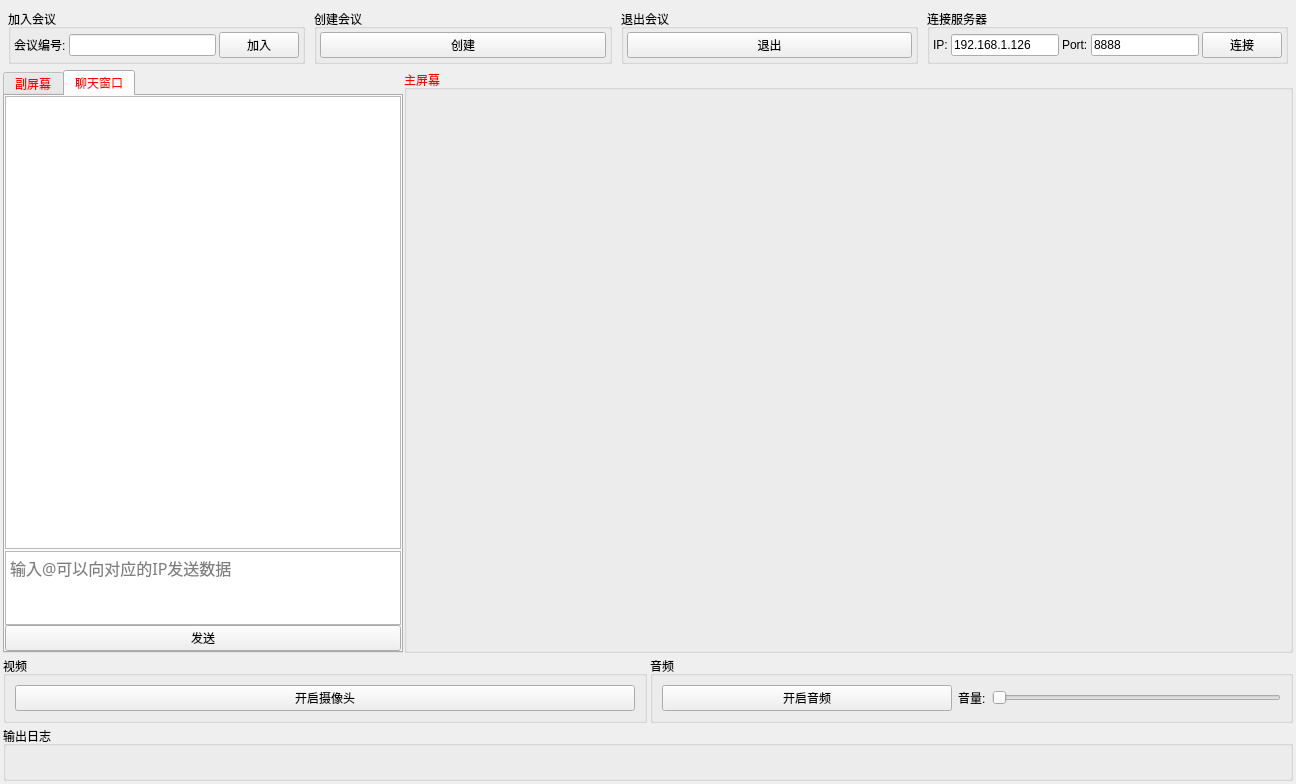
<?xml version="1.0" encoding="UTF-8"?>
<ui version="4.0">
 <class>Widget</class>
 <widget class="QWidget" name="Widget">
  <property name="enabled">
   <bool>true</bool>
  </property>
  <property name="geometry">
   <rect>
    <x>0</x>
    <y>0</y>
    <width>1296</width>
    <height>784</height>
   </rect>
  </property>
  <property name="sizePolicy">
   <sizepolicy hsizetype="Preferred" vsizetype="Fixed">
    <horstretch>0</horstretch>
    <verstretch>0</verstretch>
   </sizepolicy>
  </property>
  <property name="minimumSize">
   <size>
    <width>900</width>
    <height>600</height>
   </size>
  </property>
  <property name="windowTitle">
   <string>云会议</string>
  </property>
  <layout class="QVBoxLayout" name="verticalLayout">
   <property name="spacing">
    <number>3</number>
   </property>
   <property name="leftMargin">
    <number>3</number>
   </property>
   <property name="topMargin">
    <number>3</number>
   </property>
   <property name="rightMargin">
    <number>3</number>
   </property>
   <property name="bottomMargin">
    <number>3</number>
   </property>
   <item>
    <layout class="QHBoxLayout" name="horizontalLayout">
     <property name="spacing">
      <number>9</number>
     </property>
     <property name="leftMargin">
      <number>5</number>
     </property>
     <property name="topMargin">
      <number>6</number>
     </property>
     <property name="rightMargin">
      <number>5</number>
     </property>
     <property name="bottomMargin">
      <number>3</number>
     </property>
     <item>
      <widget class="QGroupBox" name="joinmeetBox">
       <property name="sizePolicy">
        <sizepolicy hsizetype="Expanding" vsizetype="Fixed">
         <horstretch>0</horstretch>
         <verstretch>0</verstretch>
        </sizepolicy>
       </property>
       <property name="cursor">
        <cursorShape>ArrowCursor</cursorShape>
       </property>
       <property name="title">
        <string>加入会议</string>
       </property>
       <layout class="QHBoxLayout" name="horizontalLayout_2">
        <property name="spacing">
         <number>3</number>
        </property>
        <property name="leftMargin">
         <number>3</number>
        </property>
        <property name="topMargin">
         <number>3</number>
        </property>
        <property name="rightMargin">
         <number>3</number>
        </property>
        <property name="bottomMargin">
         <number>3</number>
        </property>
        <item>
         <widget class="QLabel" name="joinmeet_label">
          <property name="text">
           <string>会议编号:</string>
          </property>
         </widget>
        </item>
        <item>
         <widget class="QLineEdit" name="meetno"/>
        </item>
        <item>
         <widget class="QPushButton" name="joinmeetBtn">
          <property name="cursor">
           <cursorShape>ArrowCursor</cursorShape>
          </property>
          <property name="text">
           <string>加入</string>
          </property>
         </widget>
        </item>
       </layout>
      </widget>
     </item>
     <item>
      <widget class="QGroupBox" name="createmeetBox">
       <property name="sizePolicy">
        <sizepolicy hsizetype="Expanding" vsizetype="Fixed">
         <horstretch>0</horstretch>
         <verstretch>0</verstretch>
        </sizepolicy>
       </property>
       <property name="cursor">
        <cursorShape>ArrowCursor</cursorShape>
       </property>
       <property name="title">
        <string>创建会议</string>
       </property>
       <layout class="QHBoxLayout" name="horizontalLayout_3">
        <property name="spacing">
         <number>3</number>
        </property>
        <property name="leftMargin">
         <number>3</number>
        </property>
        <property name="topMargin">
         <number>3</number>
        </property>
        <property name="rightMargin">
         <number>3</number>
        </property>
        <property name="bottomMargin">
         <number>3</number>
        </property>
        <item>
         <widget class="QPushButton" name="createmeetBtn">
          <property name="cursor">
           <cursorShape>ArrowCursor</cursorShape>
          </property>
          <property name="text">
           <string>创建</string>
          </property>
         </widget>
        </item>
       </layout>
      </widget>
     </item>
     <item>
      <widget class="QGroupBox" name="exitmeetBox">
       <property name="sizePolicy">
        <sizepolicy hsizetype="Expanding" vsizetype="Fixed">
         <horstretch>0</horstretch>
         <verstretch>0</verstretch>
        </sizepolicy>
       </property>
       <property name="cursor">
        <cursorShape>ArrowCursor</cursorShape>
       </property>
       <property name="title">
        <string>退出会议</string>
       </property>
       <layout class="QHBoxLayout" name="horizontalLayout_4">
        <property name="spacing">
         <number>3</number>
        </property>
        <property name="leftMargin">
         <number>3</number>
        </property>
        <property name="topMargin">
         <number>3</number>
        </property>
        <property name="rightMargin">
         <number>3</number>
        </property>
        <property name="bottomMargin">
         <number>3</number>
        </property>
        <item>
         <widget class="QPushButton" name="exitmeetBtn">
          <property name="cursor">
           <cursorShape>ArrowCursor</cursorShape>
          </property>
          <property name="text">
           <string>退出</string>
          </property>
         </widget>
        </item>
       </layout>
      </widget>
     </item>
     <item>
      <widget class="QGroupBox" name="groupBox_4">
       <property name="title">
        <string>连接服务器</string>
       </property>
       <layout class="QHBoxLayout" name="horizontalLayout_7">
        <property name="spacing">
         <number>3</number>
        </property>
        <property name="leftMargin">
         <number>3</number>
        </property>
        <property name="topMargin">
         <number>3</number>
        </property>
        <property name="rightMargin">
         <number>3</number>
        </property>
        <property name="bottomMargin">
         <number>3</number>
        </property>
        <item>
         <widget class="QLabel" name="label">
          <property name="text">
           <string>IP:</string>
          </property>
         </widget>
        </item>
        <item>
         <widget class="QLineEdit" name="ip">
          <property name="sizePolicy">
           <sizepolicy hsizetype="Minimum" vsizetype="Fixed">
            <horstretch>0</horstretch>
            <verstretch>0</verstretch>
           </sizepolicy>
          </property>
          <property name="minimumSize">
           <size>
            <width>0</width>
            <height>0</height>
           </size>
          </property>
          <property name="text">
           <string>192.168.1.126</string>
          </property>
         </widget>
        </item>
        <item>
         <widget class="QLabel" name="label_2">
          <property name="text">
           <string>Port:</string>
          </property>
         </widget>
        </item>
        <item>
         <widget class="QLineEdit" name="port">
          <property name="sizePolicy">
           <sizepolicy hsizetype="Minimum" vsizetype="Fixed">
            <horstretch>0</horstretch>
            <verstretch>0</verstretch>
           </sizepolicy>
          </property>
          <property name="maximumSize">
           <size>
            <width>300</width>
            <height>16777215</height>
           </size>
          </property>
          <property name="text">
           <string>8888</string>
          </property>
         </widget>
        </item>
        <item>
         <widget class="QPushButton" name="connServer">
          <property name="text">
           <string>连接</string>
          </property>
         </widget>
        </item>
       </layout>
      </widget>
     </item>
    </layout>
   </item>
   <item>
    <layout class="QHBoxLayout" name="horizontalLayout_5">
     <property name="spacing">
      <number>1</number>
     </property>
     <item>
      <widget class="QTabWidget" name="tabWidget">
       <property name="sizePolicy">
        <sizepolicy hsizetype="Minimum" vsizetype="Expanding">
         <horstretch>0</horstretch>
         <verstretch>0</verstretch>
        </sizepolicy>
       </property>
       <property name="minimumSize">
        <size>
         <width>400</width>
         <height>0</height>
        </size>
       </property>
       <property name="palette">
        <palette>
         <active>
          <colorrole role="WindowText">
           <brush brushstyle="SolidPattern">
            <color alpha="255">
             <red>255</red>
             <green>0</green>
             <blue>0</blue>
            </color>
           </brush>
          </colorrole>
          <colorrole role="Text">
           <brush brushstyle="SolidPattern">
            <color alpha="255">
             <red>255</red>
             <green>0</green>
             <blue>0</blue>
            </color>
           </brush>
          </colorrole>
          <colorrole role="PlaceholderText">
           <brush brushstyle="SolidPattern">
            <color alpha="128">
             <red>255</red>
             <green>0</green>
             <blue>0</blue>
            </color>
           </brush>
          </colorrole>
         </active>
         <inactive>
          <colorrole role="WindowText">
           <brush brushstyle="SolidPattern">
            <color alpha="255">
             <red>255</red>
             <green>0</green>
             <blue>0</blue>
            </color>
           </brush>
          </colorrole>
          <colorrole role="Text">
           <brush brushstyle="SolidPattern">
            <color alpha="255">
             <red>255</red>
             <green>0</green>
             <blue>0</blue>
            </color>
           </brush>
          </colorrole>
          <colorrole role="PlaceholderText">
           <brush brushstyle="SolidPattern">
            <color alpha="128">
             <red>255</red>
             <green>0</green>
             <blue>0</blue>
            </color>
           </brush>
          </colorrole>
         </inactive>
         <disabled>
          <colorrole role="WindowText">
           <brush brushstyle="SolidPattern">
            <color alpha="255">
             <red>120</red>
             <green>120</green>
             <blue>120</blue>
            </color>
           </brush>
          </colorrole>
          <colorrole role="Text">
           <brush brushstyle="SolidPattern">
            <color alpha="255">
             <red>120</red>
             <green>120</green>
             <blue>120</blue>
            </color>
           </brush>
          </colorrole>
          <colorrole role="PlaceholderText">
           <brush brushstyle="SolidPattern">
            <color alpha="128">
             <red>0</red>
             <green>0</green>
             <blue>0</blue>
            </color>
           </brush>
          </colorrole>
         </disabled>
        </palette>
       </property>
       <property name="tabShape">
        <enum>QTabWidget::Rounded</enum>
       </property>
       <property name="currentIndex">
        <number>1</number>
       </property>
       <property name="usesScrollButtons">
        <bool>true</bool>
       </property>
       <widget class="QWidget" name="tab_5">
        <attribute name="title">
         <string>副屏幕</string>
        </attribute>
        <layout class="QVBoxLayout" name="verticalLayout_5">
         <property name="spacing">
          <number>0</number>
         </property>
         <property name="leftMargin">
          <number>0</number>
         </property>
         <property name="topMargin">
          <number>0</number>
         </property>
         <property name="rightMargin">
          <number>0</number>
         </property>
         <property name="bottomMargin">
          <number>0</number>
         </property>
         <item>
          <widget class="QScrollArea" name="scrollArea">
           <property name="lineWidth">
            <number>0</number>
           </property>
           <property name="widgetResizable">
            <bool>true</bool>
           </property>
           <widget class="QWidget" name="scrollAreaWidgetContents">
            <property name="geometry">
             <rect>
              <x>0</x>
              <y>0</y>
              <width>392</width>
              <height>572</height>
             </rect>
            </property>
            <property name="sizePolicy">
             <sizepolicy hsizetype="Expanding" vsizetype="Expanding">
              <horstretch>0</horstretch>
              <verstretch>0</verstretch>
             </sizepolicy>
            </property>
            <layout class="QVBoxLayout" name="verticalLayout_3">
             <property name="spacing">
              <number>3</number>
             </property>
             <property name="leftMargin">
              <number>0</number>
             </property>
             <property name="topMargin">
              <number>0</number>
             </property>
             <property name="rightMargin">
              <number>0</number>
             </property>
             <property name="bottomMargin">
              <number>0</number>
             </property>
            </layout>
           </widget>
          </widget>
         </item>
        </layout>
       </widget>
       <widget class="QWidget" name="tab_6">
        <property name="sizePolicy">
         <sizepolicy hsizetype="Expanding" vsizetype="Expanding">
          <horstretch>0</horstretch>
          <verstretch>0</verstretch>
         </sizepolicy>
        </property>
        <attribute name="title">
         <string>聊天窗口</string>
        </attribute>
        <layout class="QVBoxLayout" name="verticalLayout_6">
         <property name="spacing">
          <number>2</number>
         </property>
         <property name="leftMargin">
          <number>0</number>
         </property>
         <property name="topMargin">
          <number>0</number>
         </property>
         <property name="rightMargin">
          <number>0</number>
         </property>
         <property name="bottomMargin">
          <number>0</number>
         </property>
         <item>
          <widget class="QListWidget" name="listWidget">
           <property name="focusPolicy">
            <enum>Qt::NoFocus</enum>
           </property>
           <property name="horizontalScrollBarPolicy">
            <enum>Qt::ScrollBarAlwaysOff</enum>
           </property>
           <property name="sizeAdjustPolicy">
            <enum>QAbstractScrollArea::AdjustToContents</enum>
           </property>
           <property name="autoScrollMargin">
            <number>0</number>
           </property>
           <property name="itemAlignment">
            <set>Qt::AlignLeading|Qt::AlignLeft|Qt::AlignRight|Qt::AlignTrailing</set>
           </property>
          </widget>
         </item>
         <item>
          <widget class="QWidget" name="widget" native="true">
           <property name="sizePolicy">
            <sizepolicy hsizetype="Preferred" vsizetype="Minimum">
             <horstretch>0</horstretch>
             <verstretch>0</verstretch>
            </sizepolicy>
           </property>
           <property name="maximumSize">
            <size>
             <width>16777215</width>
             <height>100</height>
            </size>
           </property>
           <layout class="QVBoxLayout" name="verticalLayout_7">
            <property name="spacing">
             <number>0</number>
            </property>
            <property name="leftMargin">
             <number>0</number>
            </property>
            <property name="topMargin">
             <number>0</number>
            </property>
            <property name="rightMargin">
             <number>0</number>
            </property>
            <property name="bottomMargin">
             <number>0</number>
            </property>
            <item>
             <widget class="MyTextEdit" name="plainTextEdit">
              <property name="sizePolicy">
               <sizepolicy hsizetype="Minimum" vsizetype="Expanding">
                <horstretch>0</horstretch>
                <verstretch>0</verstretch>
               </sizepolicy>
              </property>
              <property name="maximumSize">
               <size>
                <width>16777215</width>
                <height>80</height>
               </size>
              </property>
              <property name="palette">
               <palette>
                <active>
                 <colorrole role="WindowText">
                  <brush brushstyle="SolidPattern">
                   <color alpha="255">
                    <red>0</red>
                    <green>0</green>
                    <blue>0</blue>
                   </color>
                  </brush>
                 </colorrole>
                 <colorrole role="Text">
                  <brush brushstyle="SolidPattern">
                   <color alpha="255">
                    <red>0</red>
                    <green>0</green>
                    <blue>0</blue>
                   </color>
                  </brush>
                 </colorrole>
                 <colorrole role="PlaceholderText">
                  <brush brushstyle="NoBrush">
                   <color alpha="128">
                    <red>0</red>
                    <green>0</green>
                    <blue>0</blue>
                   </color>
                  </brush>
                 </colorrole>
                </active>
                <inactive>
                 <colorrole role="WindowText">
                  <brush brushstyle="SolidPattern">
                   <color alpha="255">
                    <red>0</red>
                    <green>0</green>
                    <blue>0</blue>
                   </color>
                  </brush>
                 </colorrole>
                 <colorrole role="Text">
                  <brush brushstyle="SolidPattern">
                   <color alpha="255">
                    <red>0</red>
                    <green>0</green>
                    <blue>0</blue>
                   </color>
                  </brush>
                 </colorrole>
                 <colorrole role="PlaceholderText">
                  <brush brushstyle="NoBrush">
                   <color alpha="128">
                    <red>0</red>
                    <green>0</green>
                    <blue>0</blue>
                   </color>
                  </brush>
                 </colorrole>
                </inactive>
                <disabled>
                 <colorrole role="WindowText">
                  <brush brushstyle="SolidPattern">
                   <color alpha="255">
                    <red>120</red>
                    <green>120</green>
                    <blue>120</blue>
                   </color>
                  </brush>
                 </colorrole>
                 <colorrole role="Text">
                  <brush brushstyle="SolidPattern">
                   <color alpha="255">
                    <red>120</red>
                    <green>120</green>
                    <blue>120</blue>
                   </color>
                  </brush>
                 </colorrole>
                 <colorrole role="PlaceholderText">
                  <brush brushstyle="NoBrush">
                   <color alpha="128">
                    <red>0</red>
                    <green>0</green>
                    <blue>0</blue>
                   </color>
                  </brush>
                 </colorrole>
                </disabled>
               </palette>
              </property>
              <property name="font">
               <font>
                <family>Microsoft YaHei</family>
                <pointsize>12</pointsize>
               </font>
              </property>
              <property name="placeholderText">
               <string notr="true">输入@可以向对应的IP发送数据</string>
              </property>
             </widget>
            </item>
            <item>
             <widget class="QPushButton" name="sendmsg">
              <property name="text">
               <string>发送</string>
              </property>
             </widget>
            </item>
           </layout>
          </widget>
         </item>
        </layout>
       </widget>
      </widget>
     </item>
     <item>
      <widget class="QGroupBox" name="groupBox_2">
       <property name="sizePolicy">
        <sizepolicy hsizetype="Expanding" vsizetype="Expanding">
         <horstretch>0</horstretch>
         <verstretch>0</verstretch>
        </sizepolicy>
       </property>
       <property name="palette">
        <palette>
         <active>
          <colorrole role="WindowText">
           <brush brushstyle="SolidPattern">
            <color alpha="255">
             <red>255</red>
             <green>0</green>
             <blue>0</blue>
            </color>
           </brush>
          </colorrole>
         </active>
         <inactive>
          <colorrole role="WindowText">
           <brush brushstyle="SolidPattern">
            <color alpha="255">
             <red>255</red>
             <green>0</green>
             <blue>0</blue>
            </color>
           </brush>
          </colorrole>
         </inactive>
         <disabled>
          <colorrole role="WindowText">
           <brush brushstyle="SolidPattern">
            <color alpha="255">
             <red>120</red>
             <green>120</green>
             <blue>120</blue>
            </color>
           </brush>
          </colorrole>
         </disabled>
        </palette>
       </property>
       <property name="title">
        <string>主屏幕</string>
       </property>
       <layout class="QGridLayout" name="gridLayout">
        <property name="leftMargin">
         <number>0</number>
        </property>
        <property name="topMargin">
         <number>0</number>
        </property>
        <property name="rightMargin">
         <number>0</number>
        </property>
        <property name="bottomMargin">
         <number>0</number>
        </property>
        <property name="spacing">
         <number>0</number>
        </property>
        <item row="0" column="0">
         <widget class="QLabel" name="mainshow_label">
          <property name="sizePolicy">
           <sizepolicy hsizetype="Expanding" vsizetype="Expanding">
            <horstretch>0</horstretch>
            <verstretch>0</verstretch>
           </sizepolicy>
          </property>
          <property name="text">
           <string/>
          </property>
          <property name="openExternalLinks">
           <bool>false</bool>
          </property>
         </widget>
        </item>
       </layout>
      </widget>
     </item>
    </layout>
   </item>
   <item>
    <layout class="QHBoxLayout" name="horizontalLayout_6">
     <item>
      <widget class="QGroupBox" name="groupBox_5">
       <property name="sizePolicy">
        <sizepolicy hsizetype="Expanding" vsizetype="Preferred">
         <horstretch>0</horstretch>
         <verstretch>0</verstretch>
        </sizepolicy>
       </property>
       <property name="title">
        <string>视频</string>
       </property>
       <layout class="QHBoxLayout" name="horizontalLayout_9">
        <item>
         <widget class="QPushButton" name="openVedio">
          <property name="text">
           <string>开启摄像头</string>
          </property>
         </widget>
        </item>
       </layout>
      </widget>
     </item>
     <item>
      <widget class="QGroupBox" name="groupBox_6">
       <property name="title">
        <string>音频</string>
       </property>
       <layout class="QHBoxLayout" name="horizontalLayout_8">
        <item>
         <widget class="QPushButton" name="openAudio">
          <property name="sizePolicy">
           <sizepolicy hsizetype="Expanding" vsizetype="Fixed">
            <horstretch>0</horstretch>
            <verstretch>0</verstretch>
           </sizepolicy>
          </property>
          <property name="text">
           <string>开启音频</string>
          </property>
         </widget>
        </item>
        <item>
         <widget class="QLabel" name="label_3">
          <property name="text">
           <string>音量:</string>
          </property>
         </widget>
        </item>
        <item>
         <widget class="QSlider" name="horizontalSlider">
          <property name="orientation">
           <enum>Qt::Horizontal</enum>
          </property>
         </widget>
        </item>
       </layout>
      </widget>
     </item>
    </layout>
   </item>
   <item>
    <widget class="QGroupBox" name="groupBox_3">
     <property name="sizePolicy">
      <sizepolicy hsizetype="Expanding" vsizetype="Fixed">
       <horstretch>0</horstretch>
       <verstretch>0</verstretch>
      </sizepolicy>
     </property>
     <property name="title">
      <string>输出日志</string>
     </property>
     <layout class="QVBoxLayout" name="verticalLayout_2">
      <property name="spacing">
       <number>6</number>
      </property>
      <property name="leftMargin">
       <number>9</number>
      </property>
      <property name="topMargin">
       <number>9</number>
      </property>
      <property name="rightMargin">
       <number>9</number>
      </property>
      <property name="bottomMargin">
       <number>9</number>
      </property>
      <item>
       <widget class="QLabel" name="outlog">
        <property name="sizePolicy">
         <sizepolicy hsizetype="Expanding" vsizetype="Preferred">
          <horstretch>0</horstretch>
          <verstretch>0</verstretch>
         </sizepolicy>
        </property>
        <property name="palette">
         <palette>
          <active>
           <colorrole role="WindowText">
            <brush brushstyle="SolidPattern">
             <color alpha="255">
              <red>255</red>
              <green>0</green>
              <blue>0</blue>
             </color>
            </brush>
           </colorrole>
          </active>
          <inactive>
           <colorrole role="WindowText">
            <brush brushstyle="SolidPattern">
             <color alpha="255">
              <red>255</red>
              <green>0</green>
              <blue>0</blue>
             </color>
            </brush>
           </colorrole>
          </inactive>
          <disabled>
           <colorrole role="WindowText">
            <brush brushstyle="SolidPattern">
             <color alpha="255">
              <red>120</red>
              <green>120</green>
              <blue>120</blue>
             </color>
            </brush>
           </colorrole>
          </disabled>
         </palette>
        </property>
        <property name="text">
         <string/>
        </property>
       </widget>
      </item>
     </layout>
    </widget>
   </item>
  </layout>
 </widget>
 <customwidgets>
  <customwidget>
   <class>MyTextEdit</class>
   <extends>QPlainTextEdit</extends>
   <header>mytextedit.h</header>
  </customwidget>
 </customwidgets>
 <resources/>
 <connections/>
</ui>
